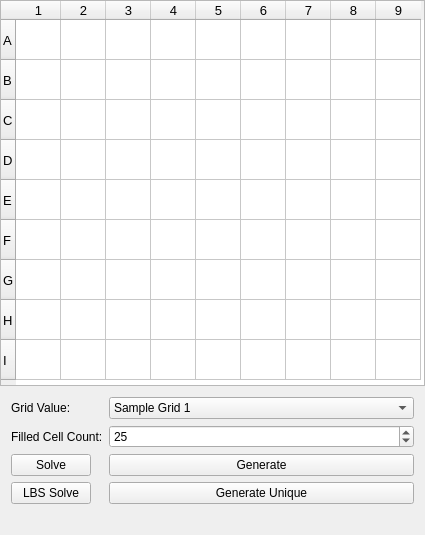
<?xml version="1.0" encoding="UTF-8"?>
<ui version="4.0">
 <class>MainWindow</class>
 <widget class="QMainWindow" name="MainWindow">
  <property name="windowModality">
   <enum>Qt::NonModal</enum>
  </property>
  <property name="geometry">
   <rect>
    <x>0</x>
    <y>0</y>
    <width>425</width>
    <height>535</height>
   </rect>
  </property>
  <property name="minimumSize">
   <size>
    <width>0</width>
    <height>0</height>
   </size>
  </property>
  <property name="maximumSize">
   <size>
    <width>16777215</width>
    <height>16777215</height>
   </size>
  </property>
  <property name="windowTitle">
   <string>Sudoku AI</string>
  </property>
  <widget class="QWidget" name="centralWidget">
   <layout class="QGridLayout" name="gridLayout">
    <property name="leftMargin">
     <number>0</number>
    </property>
    <property name="topMargin">
     <number>0</number>
    </property>
    <property name="rightMargin">
     <number>0</number>
    </property>
    <property name="bottomMargin">
     <number>0</number>
    </property>
    <property name="spacing">
     <number>0</number>
    </property>
    <item row="0" column="0">
     <widget class="QTableWidget" name="GridDisplay">
      <property name="sizePolicy">
       <sizepolicy hsizetype="Fixed" vsizetype="Fixed">
        <horstretch>0</horstretch>
        <verstretch>0</verstretch>
       </sizepolicy>
      </property>
      <property name="minimumSize">
       <size>
        <width>425</width>
        <height>386</height>
       </size>
      </property>
      <property name="maximumSize">
       <size>
        <width>425</width>
        <height>386</height>
       </size>
      </property>
      <property name="font">
       <font>
        <family>Ubuntu</family>
        <pointsize>10</pointsize>
       </font>
      </property>
      <property name="layoutDirection">
       <enum>Qt::LeftToRight</enum>
      </property>
      <property name="styleSheet">
       <string notr="true"/>
      </property>
      <property name="editTriggers">
       <set>QAbstractItemView::NoEditTriggers</set>
      </property>
      <property name="selectionMode">
       <enum>QAbstractItemView::NoSelection</enum>
      </property>
      <property name="showGrid">
       <bool>true</bool>
      </property>
      <property name="cornerButtonEnabled">
       <bool>false</bool>
      </property>
      <property name="rowCount">
       <number>9</number>
      </property>
      <property name="columnCount">
       <number>9</number>
      </property>
      <attribute name="horizontalHeaderMinimumSectionSize">
       <number>45</number>
      </attribute>
      <attribute name="horizontalHeaderDefaultSectionSize">
       <number>45</number>
      </attribute>
      <attribute name="verticalHeaderMinimumSectionSize">
       <number>40</number>
      </attribute>
      <attribute name="verticalHeaderDefaultSectionSize">
       <number>40</number>
      </attribute>
      <row>
       <property name="text">
        <string>A</string>
       </property>
      </row>
      <row>
       <property name="text">
        <string>B</string>
       </property>
      </row>
      <row>
       <property name="text">
        <string>C</string>
       </property>
      </row>
      <row>
       <property name="text">
        <string>D</string>
       </property>
      </row>
      <row>
       <property name="text">
        <string>E</string>
       </property>
      </row>
      <row>
       <property name="text">
        <string>F</string>
       </property>
      </row>
      <row>
       <property name="text">
        <string>G</string>
       </property>
      </row>
      <row>
       <property name="text">
        <string>H</string>
       </property>
      </row>
      <row>
       <property name="text">
        <string>I</string>
       </property>
      </row>
      <column>
       <property name="text">
        <string>1</string>
       </property>
      </column>
      <column>
       <property name="text">
        <string>2</string>
       </property>
      </column>
      <column>
       <property name="text">
        <string>3</string>
       </property>
      </column>
      <column>
       <property name="text">
        <string>4</string>
       </property>
      </column>
      <column>
       <property name="text">
        <string>5</string>
       </property>
      </column>
      <column>
       <property name="text">
        <string>6</string>
       </property>
      </column>
      <column>
       <property name="text">
        <string>7</string>
       </property>
      </column>
      <column>
       <property name="text">
        <string>8</string>
       </property>
      </column>
      <column>
       <property name="text">
        <string>9</string>
       </property>
      </column>
     </widget>
    </item>
    <item row="1" column="0">
     <widget class="QWidget" name="ToolWidget" native="true">
      <layout class="QFormLayout" name="formLayout">
       <item row="0" column="0">
        <widget class="QLabel" name="label">
         <property name="text">
          <string>Grid Value:</string>
         </property>
        </widget>
       </item>
       <item row="0" column="1">
        <widget class="QComboBox" name="comboBox">
         <property name="currentIndex">
          <number>0</number>
         </property>
         <item>
          <property name="text">
           <string>Sample Grid 1</string>
          </property>
         </item>
         <item>
          <property name="text">
           <string>Sample Grid 2</string>
          </property>
         </item>
         <item>
          <property name="text">
           <string>Sample Grid 3</string>
          </property>
         </item>
        </widget>
       </item>
       <item row="1" column="0">
        <widget class="QLabel" name="label_2">
         <property name="text">
          <string>Filled Cell Count:</string>
         </property>
        </widget>
       </item>
       <item row="1" column="1">
        <widget class="QSpinBox" name="EmptyCellCountSpinBox">
         <property name="alignment">
          <set>Qt::AlignLeading|Qt::AlignLeft|Qt::AlignVCenter</set>
         </property>
         <property name="buttonSymbols">
          <enum>QAbstractSpinBox::UpDownArrows</enum>
         </property>
         <property name="specialValueText">
          <string/>
         </property>
         <property name="suffix">
          <string/>
         </property>
         <property name="minimum">
          <number>10</number>
         </property>
         <property name="maximum">
          <number>70</number>
         </property>
         <property name="value">
          <number>25</number>
         </property>
        </widget>
       </item>
       <item row="3" column="0">
        <widget class="QPushButton" name="pushButton_3">
         <property name="text">
          <string>LBS Solve</string>
         </property>
        </widget>
       </item>
       <item row="2" column="0">
        <widget class="QPushButton" name="pushButton">
         <property name="text">
          <string>Solve</string>
         </property>
        </widget>
       </item>
       <item row="2" column="1">
        <widget class="QPushButton" name="pushButton_2">
         <property name="text">
          <string>Generate</string>
         </property>
        </widget>
       </item>
       <item row="3" column="1">
        <widget class="QPushButton" name="pushButton_4">
         <property name="text">
          <string>Generate Unique</string>
         </property>
        </widget>
       </item>
      </layout>
     </widget>
    </item>
   </layout>
  </widget>
 </widget>
 <layoutdefault spacing="6" margin="11"/>
 <resources/>
 <connections>
  <connection>
   <sender>comboBox</sender>
   <signal>currentIndexChanged(int)</signal>
   <receiver>MainWindow</receiver>
   <slot>SampleGridChanged(int)</slot>
   <hints>
    <hint type="sourcelabel">
     <x>237</x>
     <y>410</y>
    </hint>
    <hint type="destinationlabel">
     <x>0</x>
     <y>420</y>
    </hint>
   </hints>
  </connection>
  <connection>
   <sender>pushButton</sender>
   <signal>clicked()</signal>
   <receiver>MainWindow</receiver>
   <slot>SolveClicked()</slot>
   <hints>
    <hint type="sourcelabel">
     <x>88</x>
     <y>467</y>
    </hint>
    <hint type="destinationlabel">
     <x>421</x>
     <y>356</y>
    </hint>
   </hints>
  </connection>
  <connection>
   <sender>pushButton_2</sender>
   <signal>clicked()</signal>
   <receiver>MainWindow</receiver>
   <slot>GenerateGrid()</slot>
   <hints>
    <hint type="sourcelabel">
     <x>158</x>
     <y>467</y>
    </hint>
    <hint type="destinationlabel">
     <x>0</x>
     <y>445</y>
    </hint>
   </hints>
  </connection>
  <connection>
   <sender>pushButton_3</sender>
   <signal>clicked()</signal>
   <receiver>MainWindow</receiver>
   <slot>LocalBeamSearchSolve()</slot>
   <hints>
    <hint type="sourcelabel">
     <x>88</x>
     <y>495</y>
    </hint>
    <hint type="destinationlabel">
     <x>421</x>
     <y>291</y>
    </hint>
   </hints>
  </connection>
  <connection>
   <sender>pushButton_4</sender>
   <signal>clicked()</signal>
   <receiver>MainWindow</receiver>
   <slot>GenerateUniqueGrid()</slot>
   <hints>
    <hint type="sourcelabel">
     <x>237</x>
     <y>484</y>
    </hint>
    <hint type="destinationlabel">
     <x>509</x>
     <y>424</y>
    </hint>
   </hints>
  </connection>
 </connections>
 <slots>
  <slot>SolveClicked()</slot>
  <slot>SampleGridChanged(int)</slot>
  <slot>GenerateGrid()</slot>
  <slot>LocalBeamSearchSolve()</slot>
  <slot>GenerateUniqueGrid()</slot>
 </slots>
</ui>
